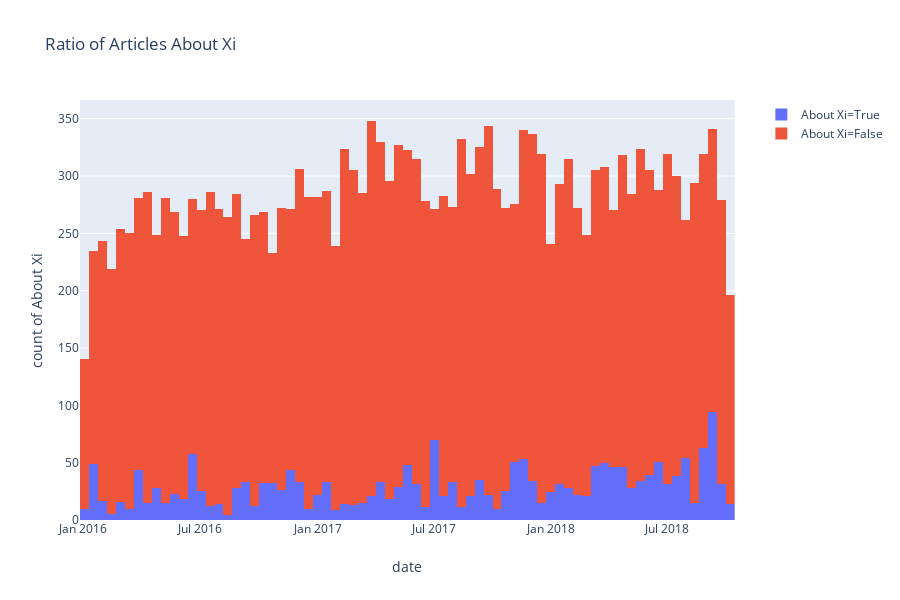

This figure's notebook cell:
### Markdown cell above
## Visualizing Data with Graphs and Numbers

### Code cell
fig = px.histogram(subset, x="date", y="About Xi", color='About Xi', title='Ratio of Articles About Xi')
fig.show()

### Figure 1 — Plotly figure (JSON) as saved in the notebook; plotly's stock layout.template omitted (floating-point values rounded to 4 significant figures; data arrays with more than 128 entries replaced by an {"elided": "..."} marker saying what was removed)
{"data": [{"alignmentgroup": "True", "bingroup": "x", "hoverlabel": {"namelength": 0}, "hovertemplate": "About Xi=True<br>date=%{x}<br>count of About Xi=%{y}", "legendgroup": "About Xi=True", "marker": {"color": "#636efa"}, "name": "About Xi=True", "offsetgroup": "About Xi=True", "orientation": "v", "showlegend": true, "type": "histogram", "x": {"elided": "2118 str values"}, "xaxis": "x", "y": {"elided": "2118 bool values"}, "yaxis": "y"}, {"alignmentgroup": "True", "bingroup": "x", "hoverlabel": {"namelength": 0}, "hovertemplate": "About Xi=False<br>date=%{x}<br>count of About Xi=%{y}", "legendgroup": "About Xi=False", "marker": {"color": "#EF553B"}, "name": "About Xi=False", "offsetgroup": "About Xi=False", "orientation": "v", "showlegend": true, "type": "histogram", "x": {"elided": "18620 str values"}, "xaxis": "x", "y": {"elided": "18620 bool values"}, "yaxis": "y"}], "layout": {"barmode": "relative", "height": 600, "legend": {"tracegroupgap": 0}, "title": {"text": "Ratio of Articles About Xi"}, "xaxis": {"anchor": "y", "domain": [0, 0.98], "title": {"text": "date"}}, "yaxis": {"anchor": "x", "categoryarray": [false, true], "categoryorder": "array", "domain": [0, 1], "title": {"text": "count of About Xi"}}}}
